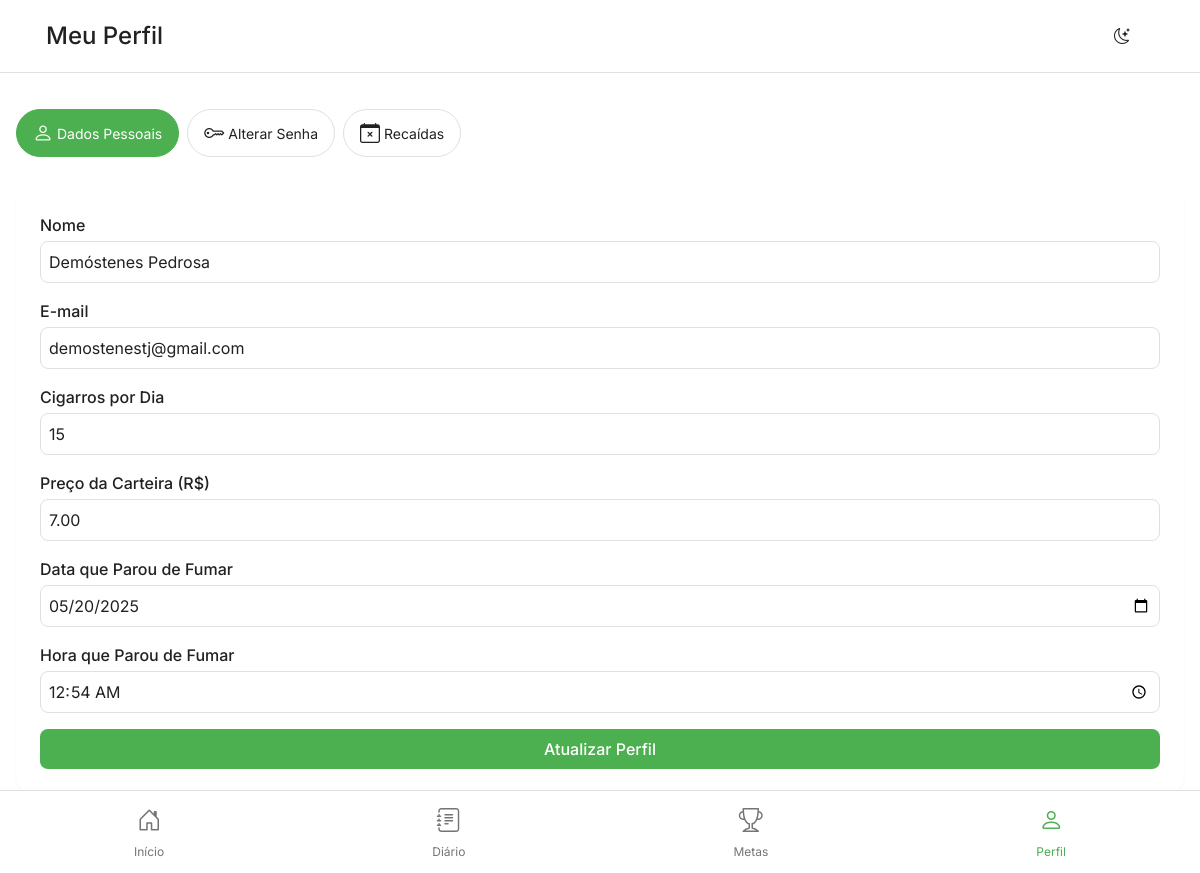
The app's page /perfil.php (signed in) with its own data.
### tables this page shows
CREATE TABLE `usuarios` (
  `id` int(11) NOT NULL,
  `nome` varchar(100) NOT NULL,
  `email` varchar(100) NOT NULL,
  `senha` varchar(255) NOT NULL,
  `cigarros_por_dia` int(11) NOT NULL,
  `preco_carteira` decimal(10,2) NOT NULL,
  `data_parar` date NOT NULL,
  `hora_parar` time NOT NULL,
  `data_cadastro` timestamp NOT NULL DEFAULT current_timestamp()
);

### perfil.php (the view, shortened to what this page needs)
<?php
require_once 'php/conexao.php';
$stmt = $conn->prepare("SELECT * FROM usuarios WHERE id = ?");
$stmt->execute([$_SESSION['usuario_id']]);
$usuario = $stmt->fetch();
?>
<!DOCTYPE html>
<html lang="pt-BR">
<head>
    <link href="https://cdn.jsdelivr.net/npm/bootstrap@5.3.0/dist/css/bootstrap.min.css" rel="stylesheet">
    <link href="css/style.css" rel="stylesheet">
    <link href="css/perfil.css" rel="stylesheet">
    <link rel="stylesheet" href="https://cdn.jsdelivr.net/npm/bootstrap-icons@1.11.0/font/bootstrap-icons.css">
</head>
<body>
    <header class="app-header">
        <div class="container">
            <div class="d-flex justify-content-between align-items-center">
                <h1 class="h4 mb-0">Meu Perfil</h1>
                <button id="theme-toggle" class="btn btn-icon" aria-label="Alternar tema">
                    <i class="bi bi-moon-stars"></i>
                </button>
            </div>
        </div>
    </header>
    <main class="app-content">
        <div class="profile-menu" style="margin-top: 20px;">
            <button class="menu-item active" data-section="dados">
                <i class="bi bi-person"></i>
                <span>Dados Pessoais</span>
            </button>
            <button class="menu-item" data-section="senha">
                <i class="bi bi-key"></i>
                <span>Alterar Senha</span>
            </button>
            <button class="menu-item" data-section="recaidas">
                <i class="bi bi-calendar-x"></i>
                <span>Recaídas</span>
            </button>
        </div>
        <section id="dados" class="profile-section active">
            <form method="POST" action="" class="profile-form">
                <div class="form-group">
                    <label for="nome">Nome</label>
                    <input type="text" class="form-control" id="nome" name="nome" value="<?php echo htmlspecialchars($usuario['nome']); ?>" required>
                </div>
                <div class="form-group">
                    <label for="email">E-mail</label>
                    <input type="email" class="form-control" value="<?php echo htmlspecialchars($usuario['email']); ?>" disabled>
                </div>
                <div class="form-group">
                    <label for="cigarros_por_dia">Cigarros por Dia</label>
                    <input type="number" class="form-control" id="cigarros_por_dia" name="cigarros_por_dia" value="<?php echo $usuario['cigarros_por_dia']; ?>" min="1" required>
                </div>
                <div class="form-group">
                    <label for="preco_carteira">Preço da Carteira (R$)</label>
                    <input type="number" class="form-control" id="preco_carteira" name="preco_carteira" value="<?php echo $usuario['preco_carteira']; ?>" step="0.01" min="0" required>
                </div>
                <div class="form-group">
                    <label for="data_parar">Data que Parou de Fumar</label>
                    <input type="date" class="form-control" id="data_parar" name="data_parar" value="<?php echo $usuario['data_parar']; ?>" required>
                </div>
                <div class="form-group">
                    <label for="hora_parar">Hora que Parou de Fumar</label>
                    <input type="time" class="form-control" id="hora_parar" name="hora_parar" value="<?php echo $usuario['hora_parar']; ?>" required>
                </div>
                <button type="submit" name="atualizar_perfil" class="btn btn-primary w-100">Atualizar Perfil</button>
            </form>
        </section>
    </main>
    <nav class="bottom-nav">
        <a href="dashboard.php" class="nav-item">
            <i class="bi bi-house-door"></i>
            <span>Início</span>
        </a>
        <a href="tela_diario.php" class="nav-item">
            <i class="bi bi-journal-text"></i>
            <span>Diário</span>
        </a>
        <a href="metas.php" class="nav-item">
            <i class="bi bi-trophy"></i>
            <span>Metas</span>
        </a>
        <a href="perfil.php" class="nav-item active">
            <i class="bi bi-person"></i>
            <span>Perfil</span>
        </a>
    </nav>
</body>
</html>

### css/style.css (style rules this page uses)
:root { --primary-color: #4CAF50; --primary-color-light: #E8F5E9; --primary-color-dark: #388E3C; --secondary-color: #2196F3; --success-color: #4CAF50; --warning-color: #FFC107; --danger-color: #F44336; --text-primary: #212121; --text-secondary: #757575; --border-color: #E0E0E0; --background-color: #FFFFFF; --surface-color: #FFFFFF; --surface-color-dark: #424242; --border-color-dark: #616161; --background-color-dark: #121212; --spacing-xs: 0.25rem; --spacing-sm: 0.5rem; --spacing-md: 1rem; --spacing-lg: 1.5rem; --spacing-xl: 2rem; --font-size-xs: 0.75rem; --font-size-sm: 0.875rem; --font-size-md: 1rem; --font-size-lg: 1.25rem; --font-size-xl: 1.5rem; --border-radius-sm: 0.25rem; --border-radius-md: 0.5rem; --border-radius-lg: 1rem; --border-radius-full: 9999px; --shadow-sm: 0 1px 2px rgba(0,0,0,0.05); --shadow-md: 0 4px 6px rgba(0,0,0,0.1); --shadow-lg: 0 10px 15px rgba(0,0,0,0.1); }
* { margin: 0; padding: 0; box-sizing: border-box; }
body { font-family: 'Inter', sans-serif; background-color: var(--background-color); color: var(--text-primary); line-height: 1.5; -webkit-font-smoothing: antialiased; -moz-osx-font-smoothing: grayscale; }
.app-header { background: var(--background-color); border-bottom: 1px solid var(--border-color); padding: var(--spacing-md) 0; }
.app-header .container { padding: 0 var(--spacing-md); }
.btn-icon { background: none; border: none; color: var(--text-primary); padding: var(--spacing-sm); cursor: pointer; transition: color 0.2s ease; }
.app-content { margin-bottom: 4rem; padding: var(--spacing-md); }
.bottom-nav { position: fixed; bottom: 0; left: 0; right: 0; background: var(--background-color); border-top: 1px solid var(--border-color); padding: var(--spacing-sm) 0; display: flex; justify-content: space-around; z-index: 1000; }
.nav-item { color: var(--text-secondary); text-decoration: none; display: flex; flex-direction: column; align-items: center; padding: var(--spacing-xs); transition: color 0.2s ease; }
.nav-item i { font-size: 1.5rem; margin-bottom: var(--spacing-xs); }
.nav-item span { font-size: var(--font-size-xs); }
.nav-item.active { color: var(--primary-color); }
.form-group { margin-bottom: var(--spacing-md); }
.form-group label { display: block; margin-bottom: var(--spacing-xs); color: var(--text-primary); font-weight: 500; }
.form-control { width: 100%; padding: var(--spacing-sm) var(--spacing-md); border: 1px solid var(--border-color); border-radius: var(--border-radius-md); background: var(--surface-color); color: var(--text-primary); font-size: var(--font-size-md); transition: all 0.2s ease; }
.btn { display: inline-block; padding: var(--spacing-sm) var(--spacing-lg); border-radius: var(--border-radius-md); font-size: var(--font-size-md); font-weight: 500; text-align: center; cursor: pointer; transition: all 0.2s ease; border: none; }
.btn-primary { background: var(--primary-color); color: white; }

### css/perfil.css (style rules this page uses)
.profile-menu { display: flex; gap: var(--spacing-sm); margin-bottom: var(--spacing-lg); overflow-x: auto; padding-bottom: var(--spacing-sm); -webkit-overflow-scrolling: touch; }
.menu-item { display: flex; align-items: center; gap: var(--spacing-xs); padding: var(--spacing-sm) var(--spacing-md); border: 1px solid var(--border-color); border-radius: var(--border-radius-full); background: var(--card-bg); color: var(--text-color); font-size: var(--font-size-sm); white-space: nowrap; transition: all 0.2s ease; }
.menu-item i { font-size: var(--font-size-lg); }
.menu-item.active { background: var(--primary-color); color: white; border-color: var(--primary-color); }
.profile-section { display: none; animation: fadeIn 0.3s ease; }
.profile-section.active { display: block; }
.profile-form { background: var(--card-bg); border-radius: var(--border-radius-lg); padding: var(--spacing-lg); box-shadow: var(--shadow-sm); }
.form-group { margin-bottom: var(--spacing-md); }
.form-group label { display: block; margin-bottom: var(--spacing-xs); color: var(--text-color); font-weight: 500; }
.form-control { width: 100%; padding: var(--spacing-sm); border: 1px solid var(--border-color); border-radius: var(--border-radius-md); background: var(--input-bg); color: var(--text-color); transition: border-color 0.2s ease; }
.form-control:disabled { background: var(--disabled-bg); cursor: not-allowed; }

### records on screen
usuarios: nome "Demóstenes Pedrosa", email "demostenestj@gmail.com", cigarros_por_dia "15", preco_carteira "7.00", data_parar "05/20/2025", hora_parar "00:54:00"
